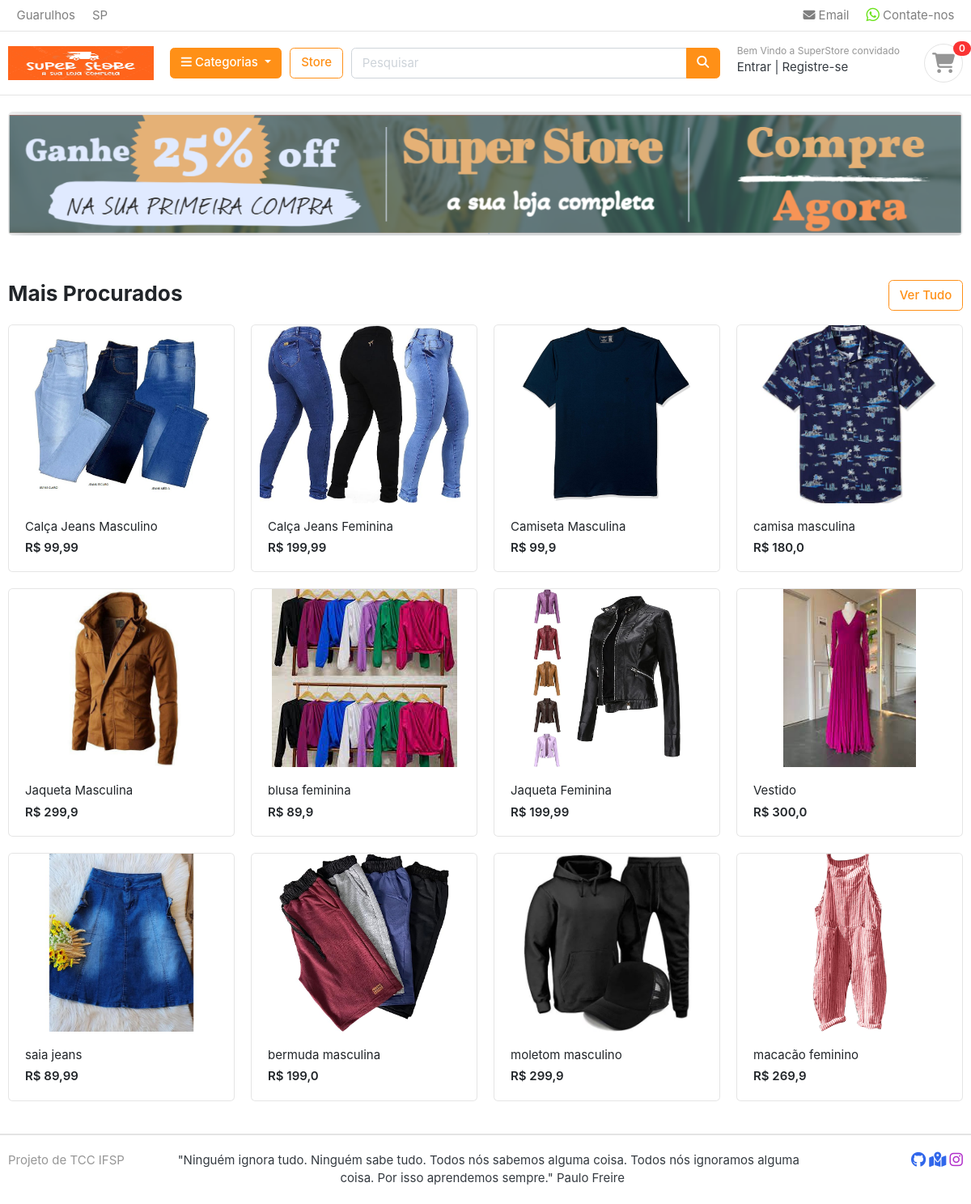
The page / on the database its author committed.
### store/models.py (models this page shows, shortened)
class Produto(models.Model):
    produto_nome = models.CharField(max_length=200, unique=True)
    slug = models.SlugField(max_length=200, unique=True)
    descricao = models.TextField(max_length=800, blank=True)
    preco = models.FloatField()
    foto = models.ImageField(upload_to='photos/produtos')
    estoque = models.IntegerField()
    avaliavel = models.BooleanField(default=True)
    categoria = models.ForeignKey(Categoria, on_delete=models.CASCADE)
    criado_date = models.DateTimeField(auto_now_add=True)
    modificado_date = models.DateTimeField(auto_now_add=True)
    class Meta:
        verbose_name = 'produto'
        verbose_name_plural  ='produtos'
    def get_url(self):
        return reverse('product_detail', args=[self.categoria.slug, self.slug])

### SuperStore/views.py (the view)
# urls.py: 2. Add a URL to urlpatterns:  path('', views.home, name='home')
def home(request):
    produto = Produto.objects.all().filter(avaliavel=True)
    context = {
        'produtos': produto,
    }
    return render(request, 'home.html', context)

### carts/context_processors.py (called while the page is built)
def contador(request):
    cart_count = 0
    if 'admin' in request.path:
        return {}
    else:
        try:
            cart = Cart.objects.filter(cart_id=_cart_id(request))
            if request.user.is_authenticated:
                cart_items = CartItem.objects.all().filter(user=request.user)
            else:
                cart_items = CartItem.objects.all().filter(cart=cart[:1])
            for cart_item in cart_items:
                cart_count = cart_count + cart_item.quantidade
        except Cart.DoesNotExist:
            cart_count = 0
    return dict(cart_count=cart_count)

### carts/views.py (called while the page is built)
def _cart_id(request):
    cart = request.session.session_key
    if not cart:
        cart = request.session.create()
    return cart

### categoria/context_processors.py (called while the page is built)
def menu_links(request):
    links = Categoria.objects.all()
    return dict(links=links)

### categoria/models.py (called while the page is built)
    def get_url(self):
        return reverse('produtos_por_categoria', args=[self.slug])

### templates/home.html
{% extends 'base.html' %}
{% load static %}
{% block content %}
<section class="section-intro padding-y-sm">
    <div class="container">
        <div class="intro-banner-wrap">
            <img src="{% static 'images/banners/banner_oficial.png' %}" class="img-fluid rounded">
        </div>
    </div>
</section>
<section class="section-name padding-y-sm">
    <div class="container">
        <header class="section-heading">
            <a href="{% url 'store' %}" class="btn btn-outline-warning float-right">Ver Tudo</a>
            <h3 class="section-title">Mais Procurados</h3>
        </header>
        <div class="row">
            {% for produto in produtos %}
            {% if forloop.counter <= 12 %}
            <div class="col-md-3">
                <div class="card card-product-grid">
                    <a href="{{ produto.get_url }}" class="img-wrap"> <img src="{{ produto.foto.url }}">
                    </a>
                    <figcaption class="info-wrap">
                        <a href="{{ produto.get_url }}" class="title">{{ produto.produto_nome }}</a>
                        <div class="price mt-1">R$ {{ produto.preco }}</div>
                    </figcaption>
                </div>
            </div>
            {% endif %}
            {% endfor %}
        </div>
    </div>
</section>
</body>
</html>
{% endblock %}

### static/css/ui.css (style rules this page uses)
html { font-family: "Inter", sans-serif; font-size: 15px; }
.img-wrap { text-align: center; display: block; }
.img-wrap img { max-width: 100%; }
.padding-y-sm { padding-top: 20px; padding-bottom: 20px; }
.section-heading { margin-bottom: 20px; margin-top: 15px; }
.section-title { color: #212529; }
[class*=card-product] a.title { color: #212529; display: block; }
[class*=card-product] .img-wrap { overflow: hidden; position: relative; }
[class*=card-product] .img-wrap img { height: 100%; max-width: 100%; width: auto; display: inline-block; -o-object-fit: cover; object-fit: cover; }
.card-product-grid { margin-bottom: 20px; }
.card-product-grid .img-wrap { border-radius: 0.2rem 0.2rem 0 0; height: 220px; }
.card-product-grid .info-wrap { overflow: hidden; padding: 18px 20px; }
.card .img-wrap { overflow: hidden; }
.price { font-weight: 600; color: #212529; }

### rows shown on the page
Produto: foto (picture), produto_nome "Calça Jeans Masculino", preco "99,99"
Produto: foto (picture), produto_nome "Calça Jeans Feminina", preco "199,99"
Produto: foto (picture), produto_nome "Camiseta Masculina", preco "99,9"
Produto: foto (picture), produto_nome "camisa masculina", preco "180,0"
Produto: foto (picture), produto_nome "Jaqueta Masculina", preco "299,9"
Produto: foto (picture), produto_nome "blusa feminina", preco "89,9"
Produto: foto (picture), produto_nome "Jaqueta Feminina", preco "199,99"
Produto: foto (picture), produto_nome "Vestido", preco "300,0"
Produto: foto (picture), produto_nome "saia jeans", preco "89,99"
Produto: foto (picture), produto_nome "bermuda masculina", preco "199,0"
Produto: foto (picture), produto_nome "moletom masculino", preco "299,9"
Produto: foto (picture), produto_nome "macacão feminino", preco "269,9"

### other values the page prints
{{ cart_count }} "0"
